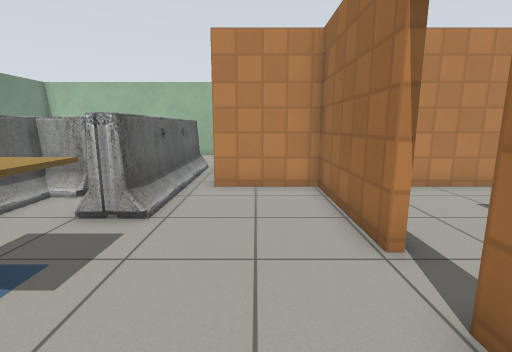
[1] (above)

20 first-person views from a walk through a world built for the Gazebo simulator. The camera is 1 m above the floor, tilts 10° down and sees 85° across. The lines on the ground mark 1 m squares. The floor is counted in squares, 0.5 m on a side. Each view is taken from the middle of a square. On the plan, view 1 faces up. The plan holds only what a view shows up to about 17 squares ahead; the rest is blank. The place goes on beyond the plan. Simple patterns stand in for the simulator's built-in surfaces. Some stock models are drawn as simple stand-ins.

[2]
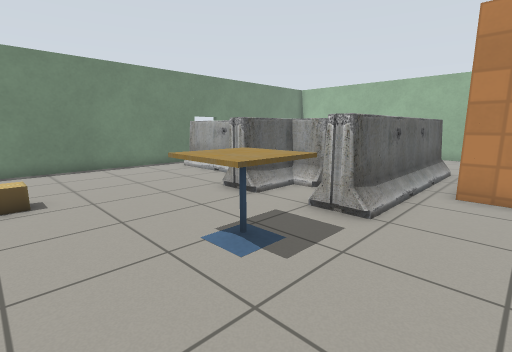

[3]
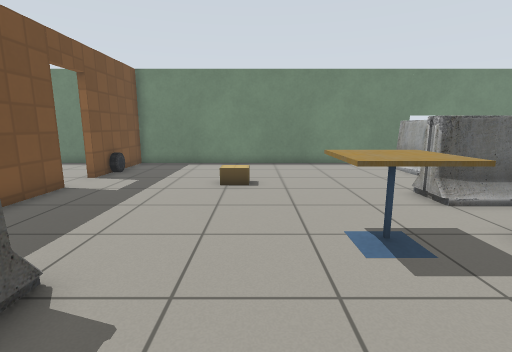

[4]
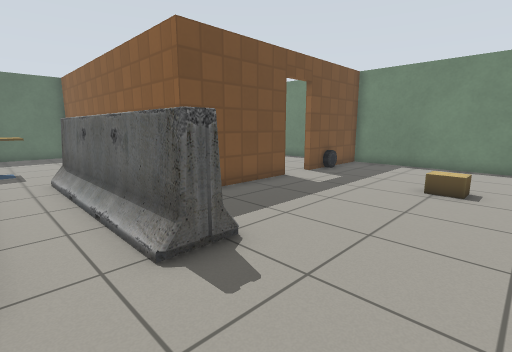

[5]
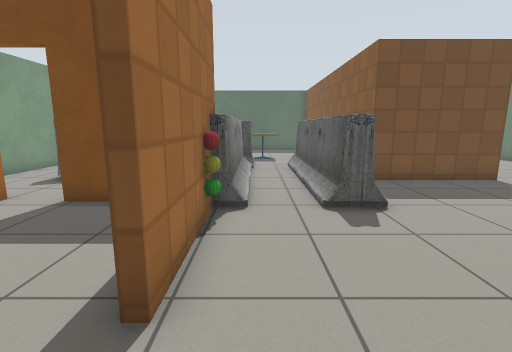

[6]
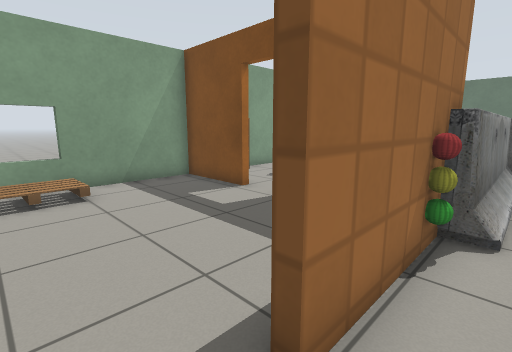

[7]
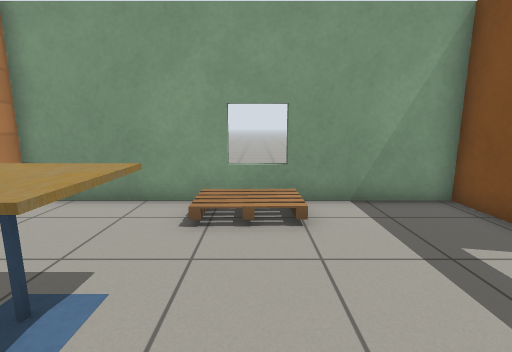

[8]
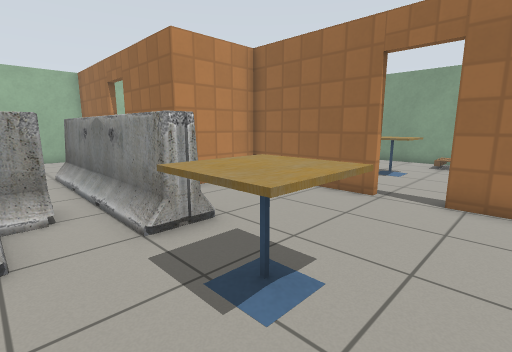

[9]
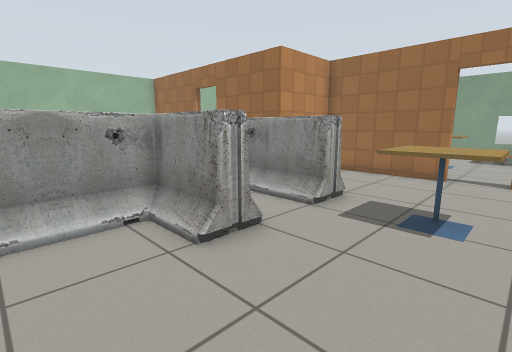

[10]
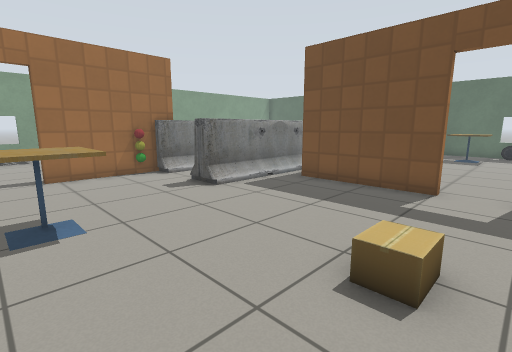

[11]
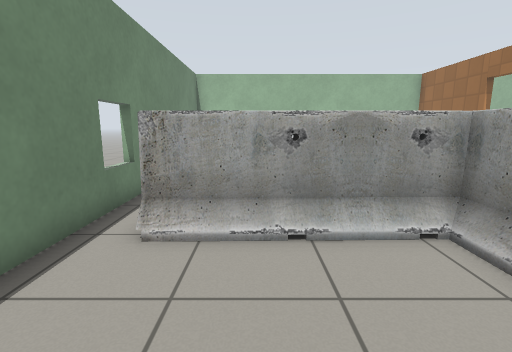

[12]
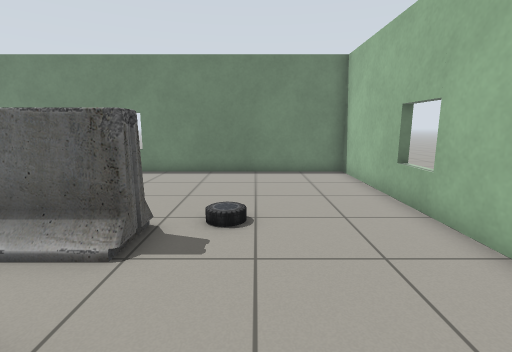

[13]
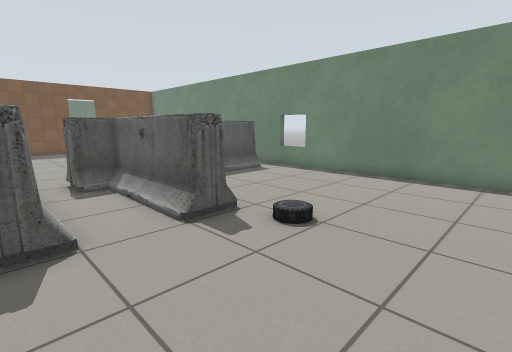

[14]
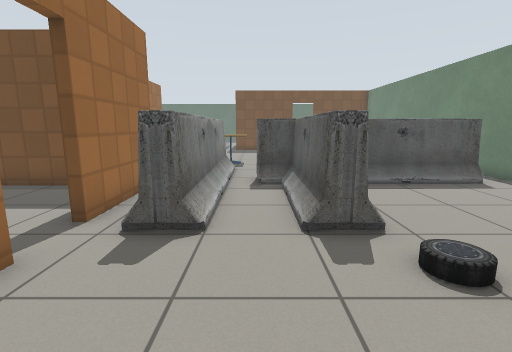

[15]
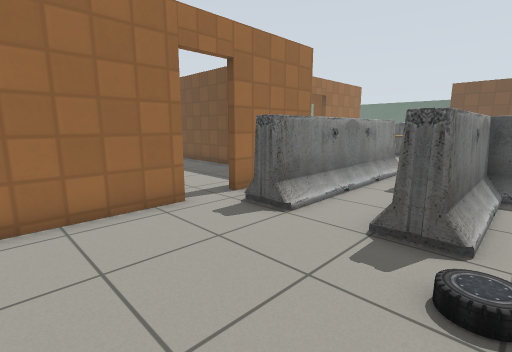

[16]
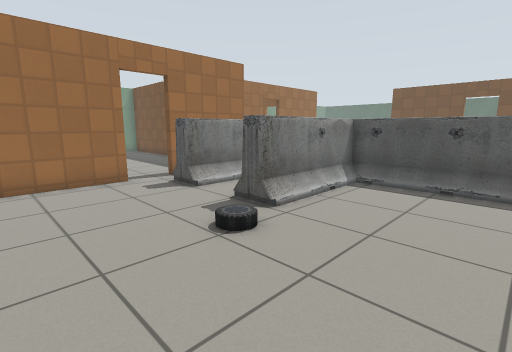

[17]
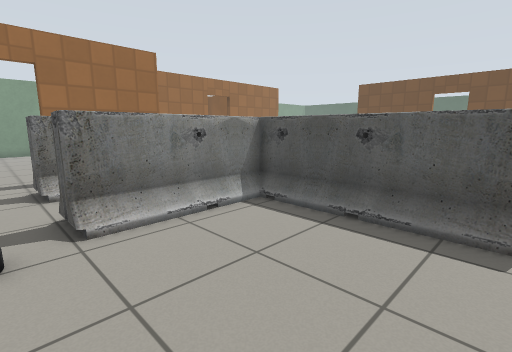

[18]
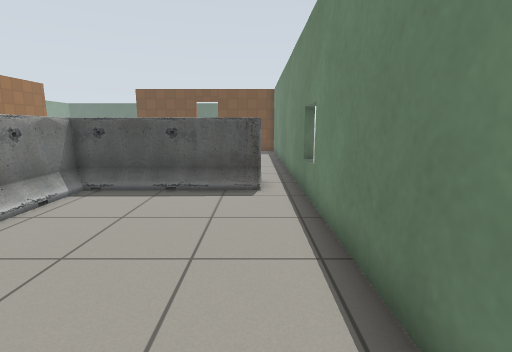

[19]
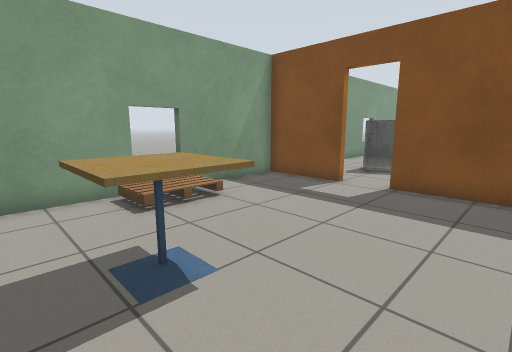

[20]
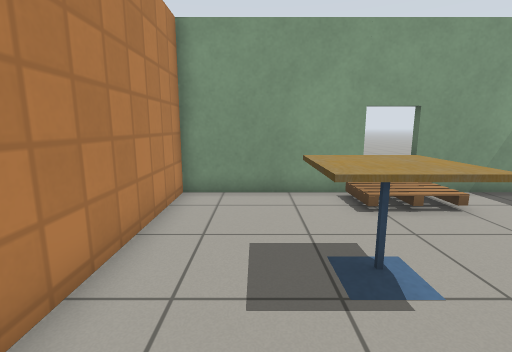

### Floor plan
Key: @ floor where view 1 was taken; # wall or solid block; . main floor; : floor 0.25 m higher than the main floor; D open door; = window, fence, low wall or low ledge; B barrier; T cafe table; C cardboard box; A car; L traffic light; P pallet; O other object.
Columns run from 15 left of view 1 to 12 right of it. Each row starts with its distance up from view 1.
 20 ######=########   ##
 19 ##............#
 18  #............#
 17  #............#
 16  #............#
 15  #.....A......D.
 14  #......BB.BB.D..........
 13  #......BB.BB.#..........
 12 # ......BB.BB.#......
 11 # ......BB.BB.#......
 10 #=......BB.BB.#
  9 # BBBBBBBBBBB.#############
  8 # BBBBBBBBBBB....# .......#
  7  #......BB.BB....#........#
  6  #......BB.BB....#...TT...#
  5  #...............#...TT...#
  4  #........TTT....D...TT.PP#
  3  #........TTT....D......PP#
  2  #.........TT....#......P:#
  1  #....C..........#........#
  0  #.  .CC.......@.#........#
 -1  #...............L........#
 -2  #...........BB.BBB###DD####
 -3  #...........BB.BB   #DD#
 -4  #...........BB.BB    ... O
 -5  ###A#D#####.BB.BB    ....O
 -6    ##DDD## ##BB.BB    BBB.#
 -7    .....    #BB.BB       .#
 -8   ......    # B.BB       .#
 -9  #.. ...    # B.BB       .#
-10  #..  ...   # B..         #
-11       ...   # ...
-12       ...   # .OO
-13       ...   # .O
-14       ...   #..
-15       .TT   #...
-16       .TT   #...
-17       . T   #...
-18       .     #...
-19       O     ####

Positions as (right, up) in squares from view 1, and headings:
1: (0, 0), facing up
2: (0, 0), facing up-left
3: (1, 1), facing left
4: (1, 2), facing down-left
5: (1, 5), facing down
6: (1, 4), facing down-right
7: (4, 3), facing right
8: (-6, 1), facing up-right
9: (-10, 2), facing up-right
10: (-10, 4), facing down-right
11: (-11, 3), facing up
12: (-2, 16), facing left
13: (-3, 19), facing down-left
14: (-5, 19), facing down
15: (-8, 19), facing down-right
16: (-12, 19), facing down-right
17: (-13, 15), facing down-right
18: (-13, 18), facing down
19: (3, 7), facing down-right
20: (3, 7), facing right
